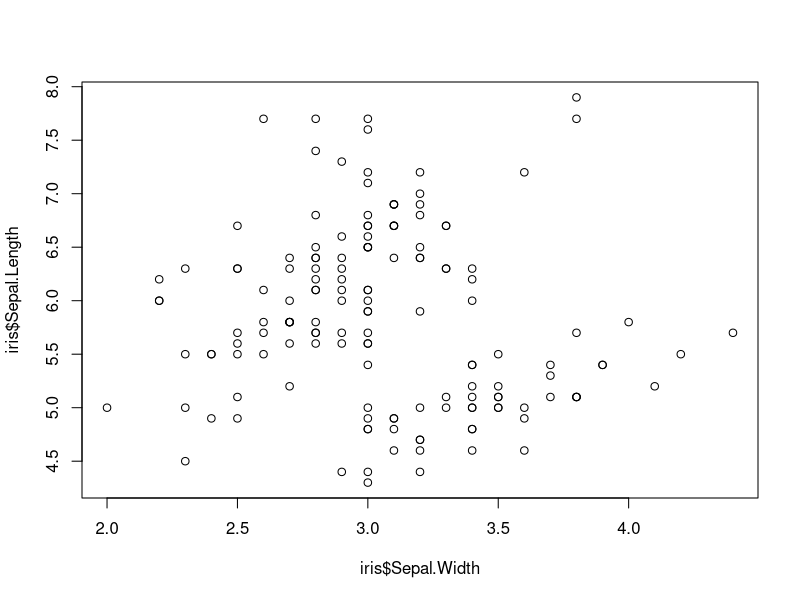
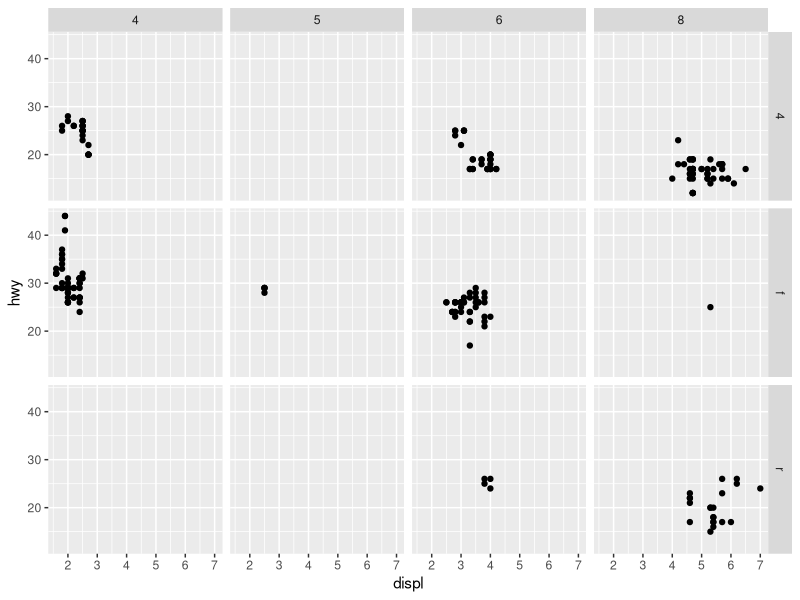
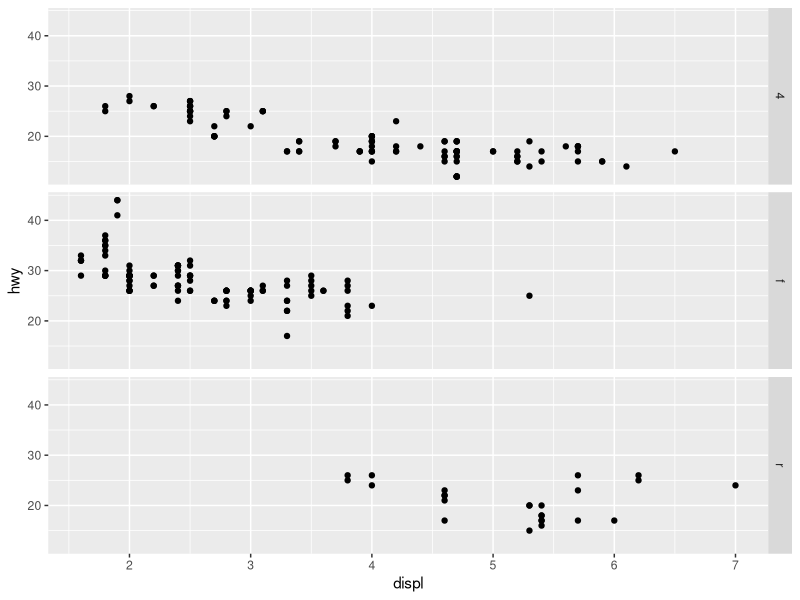
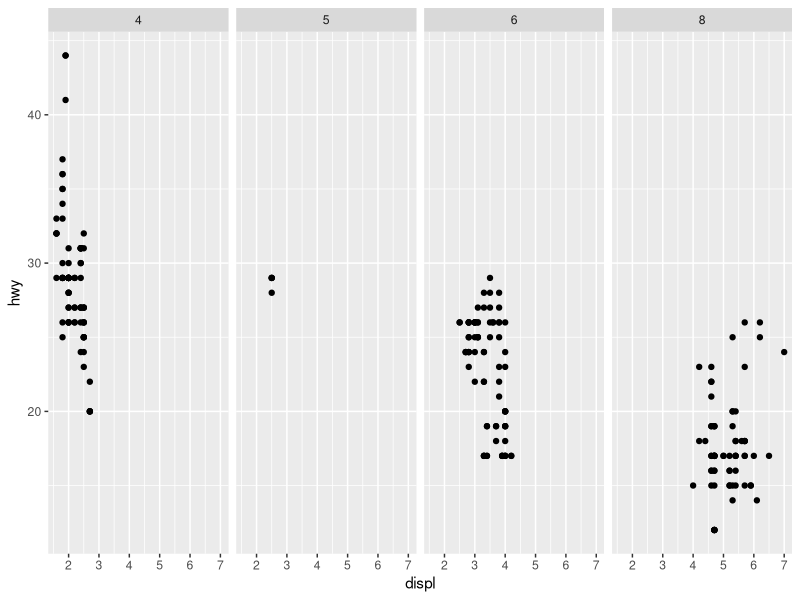
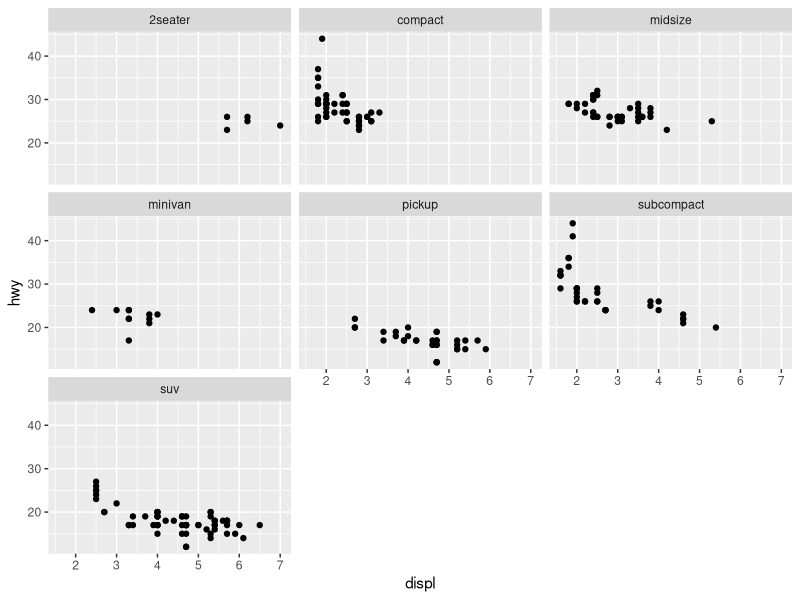
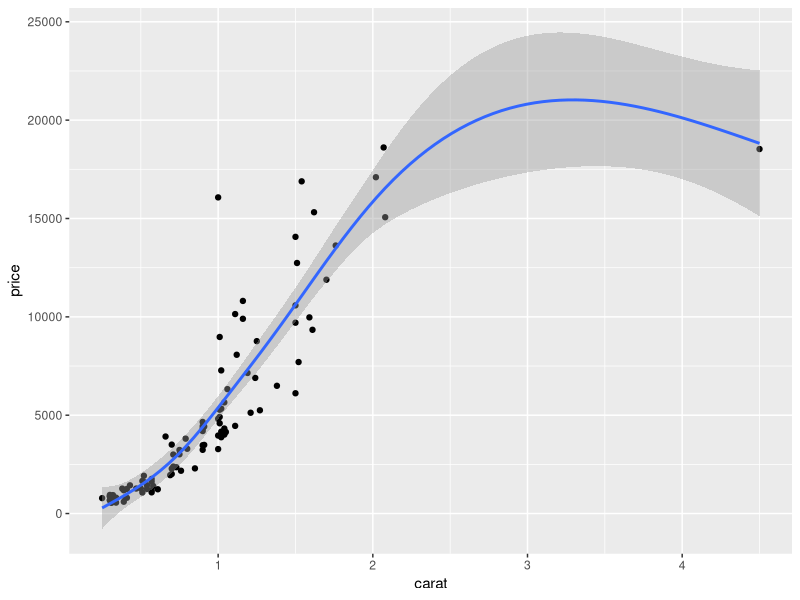
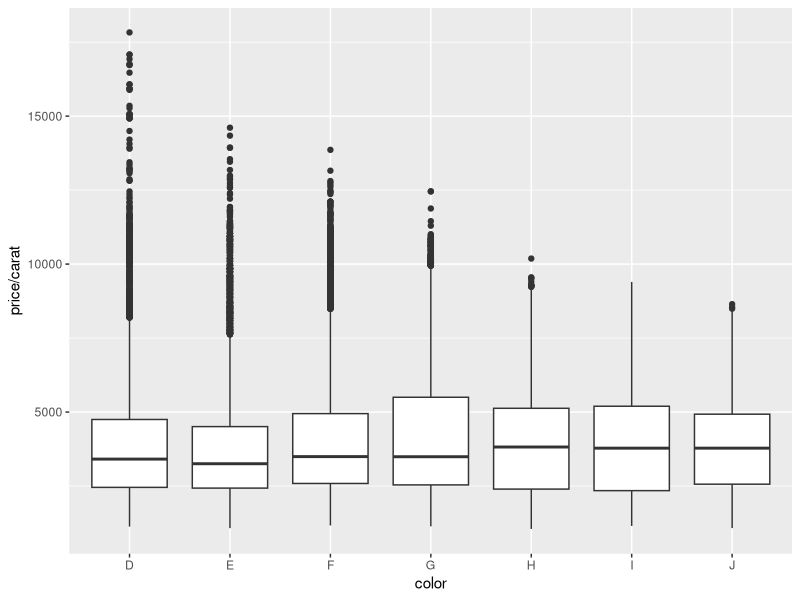
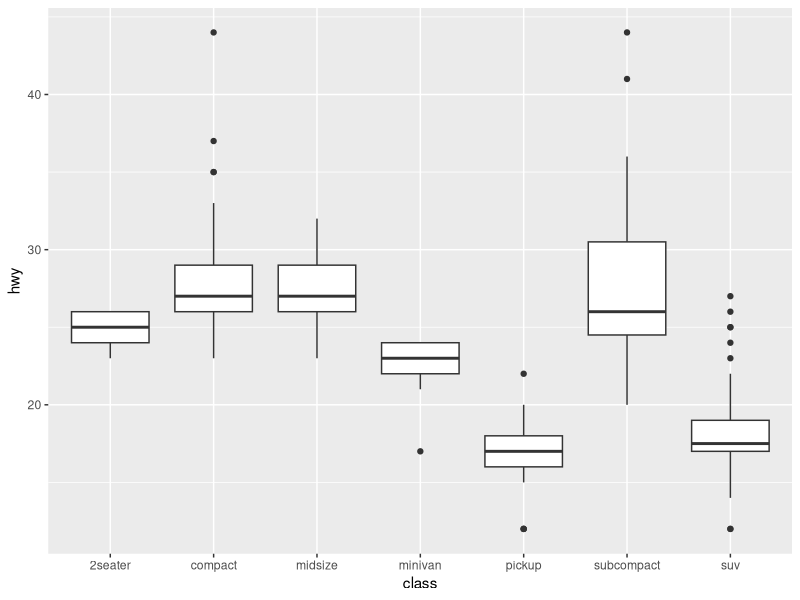

Recreate these plots in R, in order.
## ---- chunk 1
library(ggplot2)
plot(iris$Sepal.Width,iris$Sepal.Length)

## ---- chunk 2
library(ggplot2)
#?mpg #ver la ayuda de un dataset
#View(mpg)
#qplot(disp,hwy, data=mpg)
#qplot(displ,hwy, data=mpg,color=class)
#qplot(displ,hwy, data=mpg,color=class,shape=trans)
## ---- chunk 3

qplot(displ,hwy, data=mpg)+
  facet_grid(drv ~ cyl)
qplot(displ,hwy, data=mpg)+
  facet_grid(drv ~ .)
qplot(displ,hwy, data=mpg)+
  facet_grid(. ~ cyl)
qplot(displ,hwy, data=mpg)+
  facet_wrap( ~ class)
## ---- chunk 4
set.seed(1410)
dsmall <- diamonds[sample(nrow(diamonds),100),]
## ---- chunk 5
library(mgcv)
qplot(carat,price,data=dsmall, geom=c("point","smooth"), span=1, method = "gam", formula = y ~ s(x))
## ---- chunk 6
qplot(color, price / carat, data = diamonds, geom = "boxplot")
## ---- chunk 7

qplot(class,hwy,data=mpg,geom="boxplot")
qplot(reorder(class,hwy,FUN=median),hwy,data=mpg,geom="boxplot")
## ---- chunk 8
qplot(carat,data=diamonds, geom="histogram")
qplot(carat,data=diamonds, geom="density" )
qplot(carat, data = diamonds, geom = "histogram", binwidth = 1,
  xlim = c(0,3))
qplot(carat, data = diamonds, geom = "histogram", binwidth = 0.1,
  xlim = c(0,3))
qplot(carat, data = diamonds, geom = "histogram", binwidth = 0.01,
  xlim = c(0,3))
